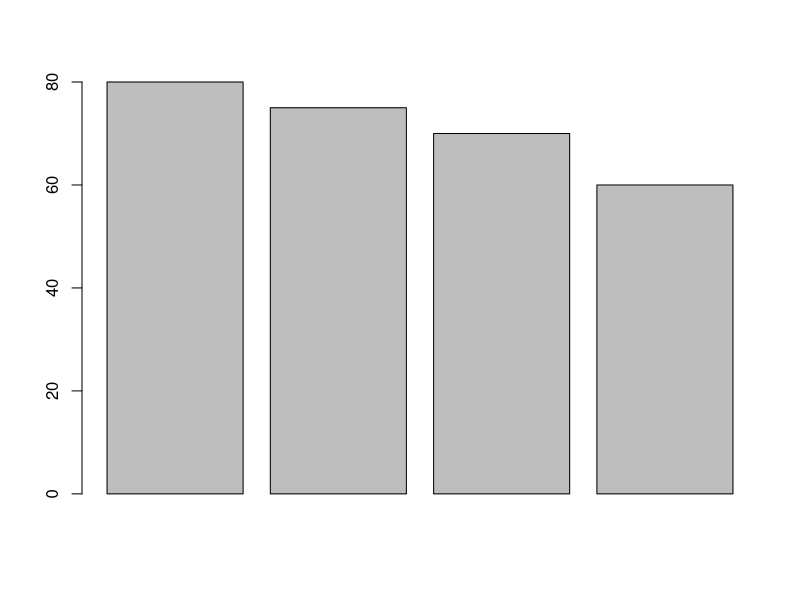
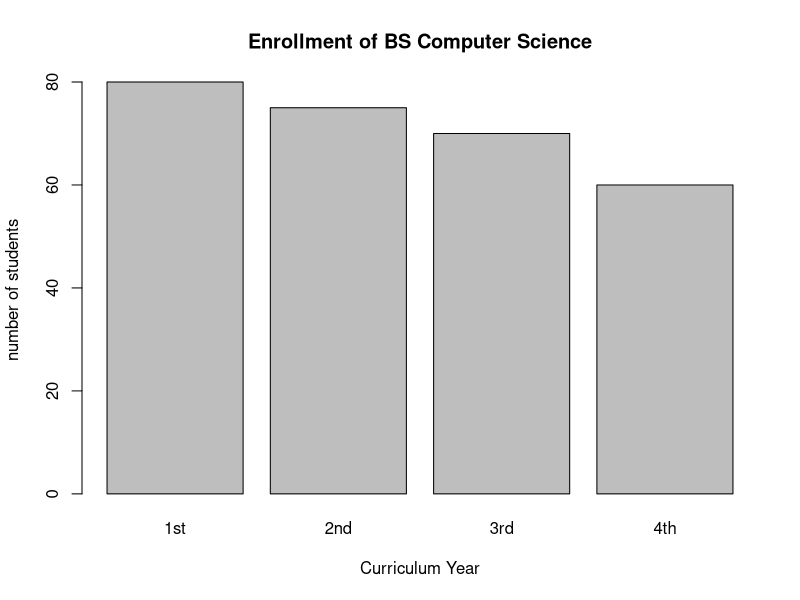
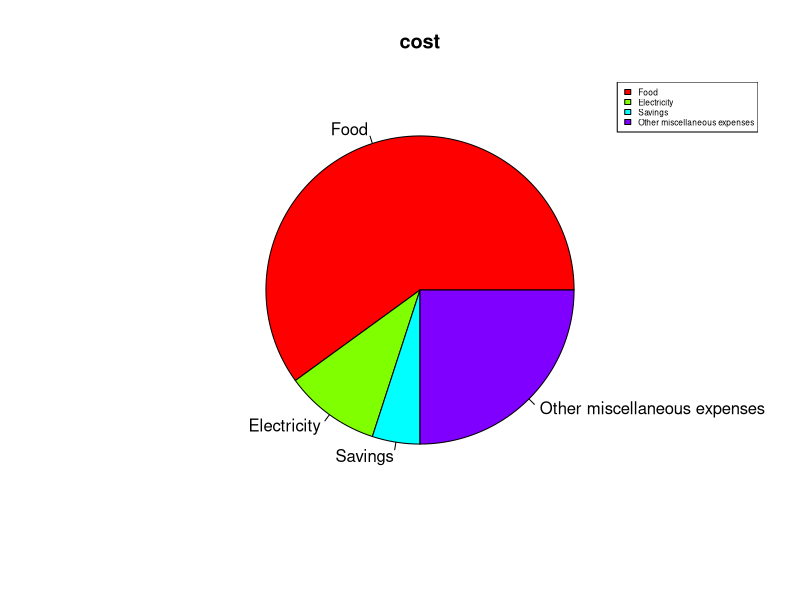
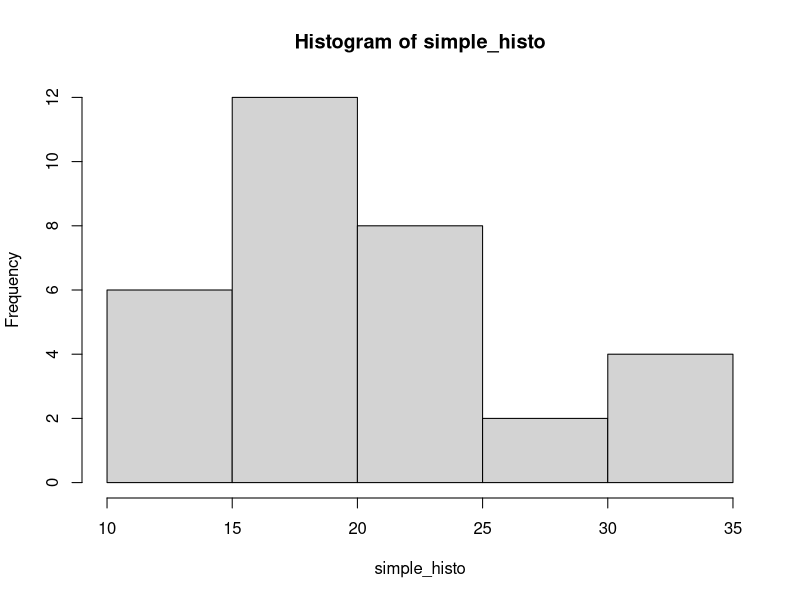
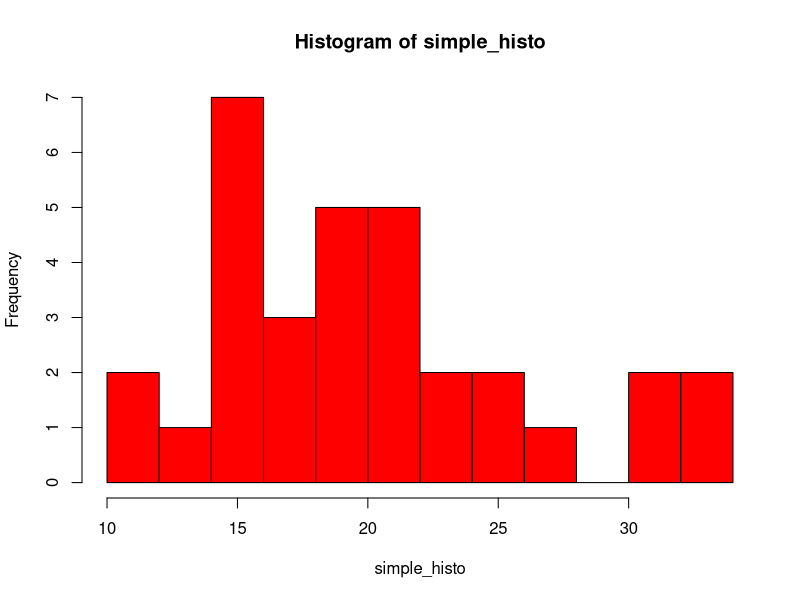
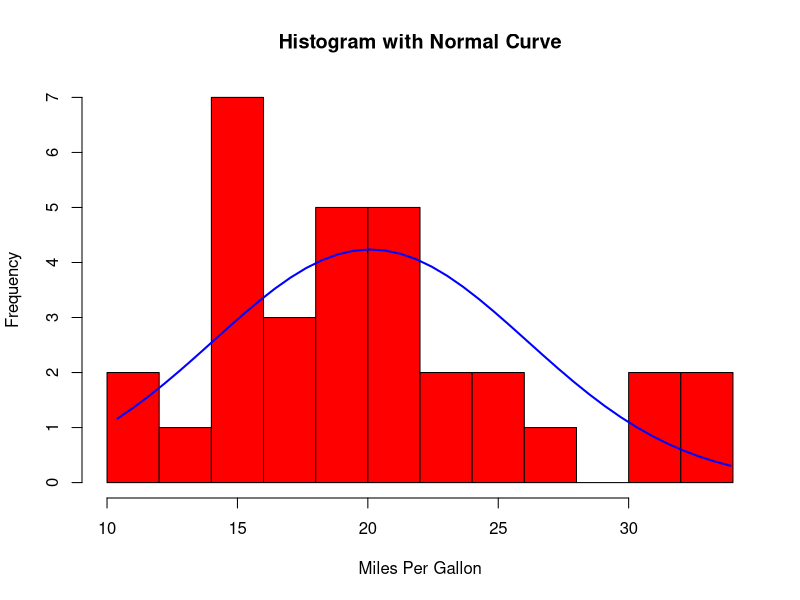
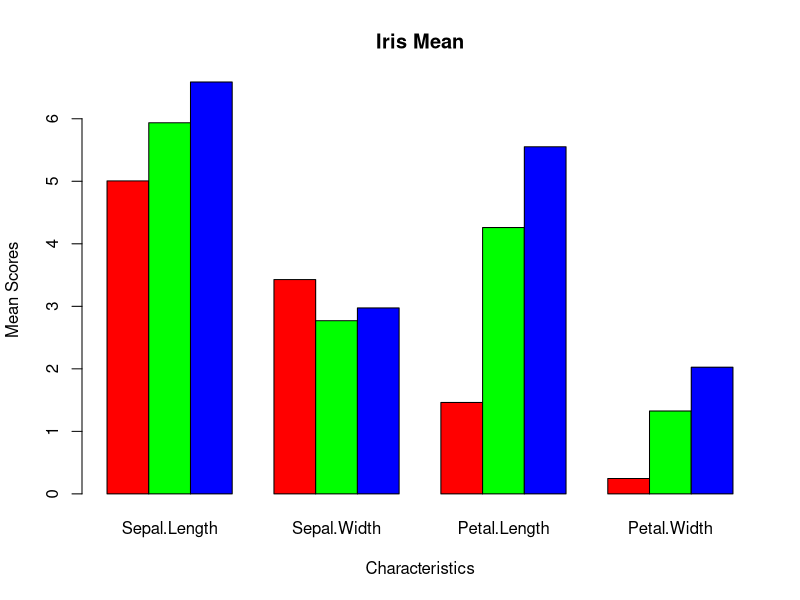

Write the R code that produced these figures, in order.
## ---- chunk 1
bc2019_2020 <- c(80, 75, 70, 60)
barplot(bc2019_2020)
## ---- chunk 2
barplot(bc2019_2020, 
        main= "Enrollment of BS Computer Science",
        xlab= "Curriculum Year",
        ylab= "number of students", names.arg= c("1st", "2nd", "3rd", "4th"))
## ---- chunk 3
Monthlyincome_Dejesus <- data.frame(Food= ("60%"), Electricity= ("10%"),
                                    Savings= ("5%"), Other_miscellaneous_expenses= ("25%"))
Monthlyincome_Dejesus
## ---- chunk 4
Monthlyincome_Dejesus <- c(60, 10, 5, 25)
Monthlyincome_Dejesus

pie(Monthlyincome_Dejesus,
    main= "cost",
    col= rainbow(length(Monthlyincome_Dejesus)),
    labels= c("Food", "Electricity", "Savings", "Other miscellaneous expenses"))
legend("topright", c("Food", "Electricity", "Savings", "Other miscellaneous expenses"),
       cex= 0.5, fill= rainbow(length(Monthlyincome_Dejesus)))
## ---- chunk 5
simple_histo <- (mtcars$mpg)
hist(simple_histo,)
## ---- chunk 6
hist(simple_histo, breaks=12, col="red")
## ---- chunk 7
histo <-hist(simple_histo, breaks=10, col="red", xlab="Miles Per Gallon",
             main="Histogram with Normal Curve")
xfit<-seq(min(simple_histo),max(simple_histo),length=40)
yfit<-dnorm(xfit,mean=mean(simple_histo),sd=sd(simple_histo))
yfit <- yfit*diff(histo$mids[1:2])*length(simple_histo)
lines(xfit, yfit, col="blue", lwd=2)
## ---- chunk 8
data_set1<- subset(iris, Species == "setosa")
data_set2<- subset(iris, Species == "versicolor")
data_set3<- subset(iris, Species == "virginica")
data_set1
data_set2
data_set3
## ---- chunk 9
setosa <- colMeans(data_set1[sapply(data_set1,is.numeric)])
versicolor <- colMeans(data_set2[sapply(data_set2,is.numeric)])
virginica <- colMeans(data_set3[sapply(data_set3,is.numeric)])
setosa
versicolor 
virginica
## ---- chunk 10
species21 <- rbind(setosa, versicolor, virginica)
species21
## ---- chunk 11
barplot(species21, beside = TRUE,
        main = "Iris Mean",
        xlab = "Characteristics",
        ylab = "Mean Scores",
        col = c("red","green","blue"))

